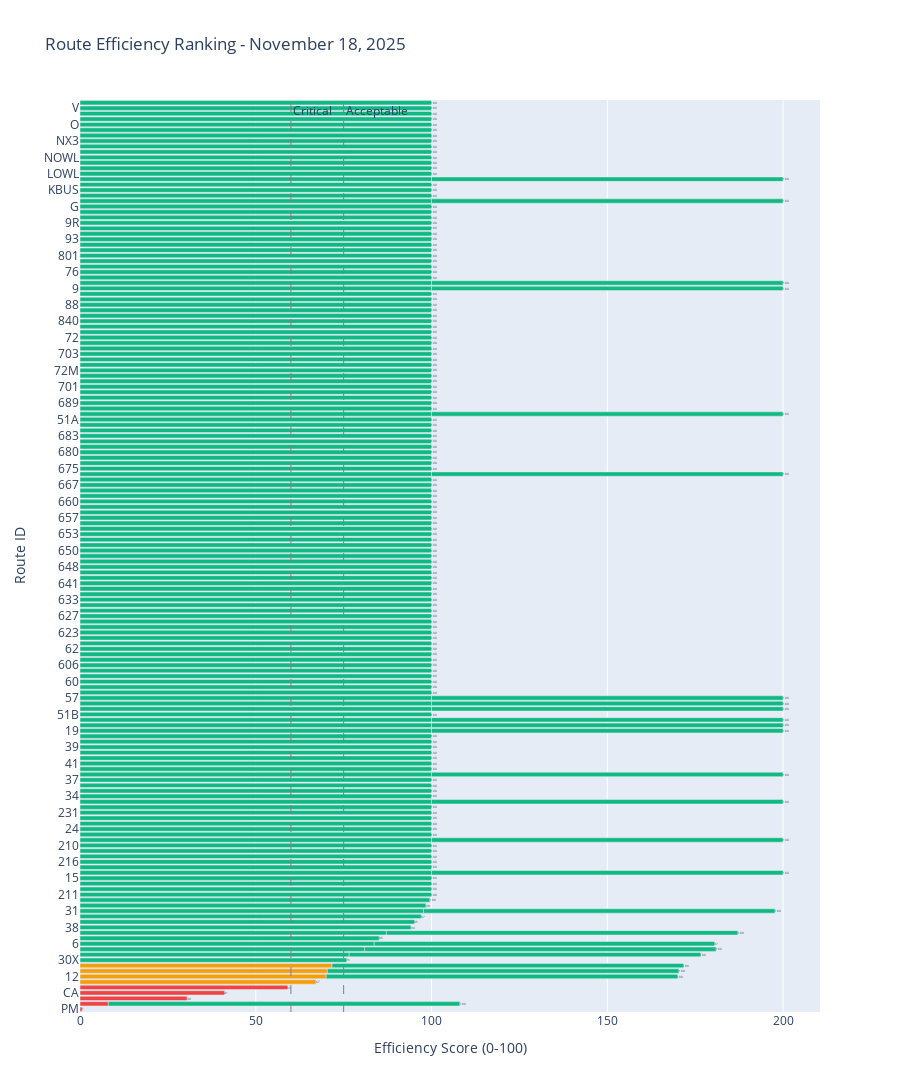

Notebook code for this chart:
### Markdown cell above
### Visualization 2: Route Efficiency Distribution

### Code cell
# Create route efficiency visualization
route_sorted = route_performance.sort_values('efficiency_score')

# Assign colors based on efficiency thresholds
colors = []
for score in route_sorted['efficiency_score']:
    if score < 60:
        colors.append(COLORS['red'])
    elif score < 75:
        colors.append(COLORS['orange'])
    else:
        colors.append(COLORS['green'])

fig = go.Figure()

fig.add_trace(go.Bar(
    y=route_sorted['route_id'].astype(str),
    x=route_sorted['efficiency_score'],
    orientation='h',
    marker_color=colors,
    text=route_sorted['efficiency_score'].round(0).astype(int),
    textposition='outside'
))

# Add threshold lines
fig.add_vline(x=60, line_dash='dash', line_color='gray', line_width=1, annotation_text='Critical')
fig.add_vline(x=75, line_dash='dash', line_color='gray', line_width=1, annotation_text='Acceptable')

fig.update_layout(
    title='Route Efficiency Ranking - November 18, 2025',
    xaxis_title='Efficiency Score (0-100)',
    yaxis_title='Route ID',
    height=max(800, len(route_sorted)*12),
    showlegend=False,
    paper_bgcolor='white'
)

fig.show()

# Save image
fig.write_image('route_efficiency.png', width=1200, height=1400, scale=2)
print('Image saved: route_efficiency.png')

### Figure 1 — Plotly figure (JSON) as saved in the notebook; plotly's stock layout.template omitted (floating-point values rounded to 4 significant figures; data arrays with more than 128 entries replaced by an {"elided": "..."} marker saying what was removed)
{"data": [{"marker": {"color": {"elided": "192 str values"}}, "orientation": "h", "text": {"elided": "192 float values"}, "textposition": "outside", "type": "bar", "x": {"elided": "192 float values"}, "y": {"elided": "192 str values"}}], "layout": {"annotations": [{"showarrow": false, "text": "Critical", "x": 60, "xanchor": "left", "xref": "x", "y": 1, "yanchor": "top", "yref": "y domain"}, {"showarrow": false, "text": "Acceptable", "x": 75, "xanchor": "left", "xref": "x", "y": 1, "yanchor": "top", "yref": "y domain"}], "height": 2304, "paper_bgcolor": "white", "shapes": [{"line": {"color": "gray", "dash": "dash", "width": 1}, "type": "line", "x0": 60, "x1": 60, "xref": "x", "y0": 0, "y1": 1, "yref": "y domain"}, {"line": {"color": "gray", "dash": "dash", "width": 1}, "type": "line", "x0": 75, "x1": 75, "xref": "x", "y0": 0, "y1": 1, "yref": "y domain"}], "showlegend": false, "title": {"text": "Route Efficiency Ranking - November 18, 2025"}, "xaxis": {"title": {"text": "Efficiency Score (0-100)"}}, "yaxis": {"title": {"text": "Route ID"}}}}
